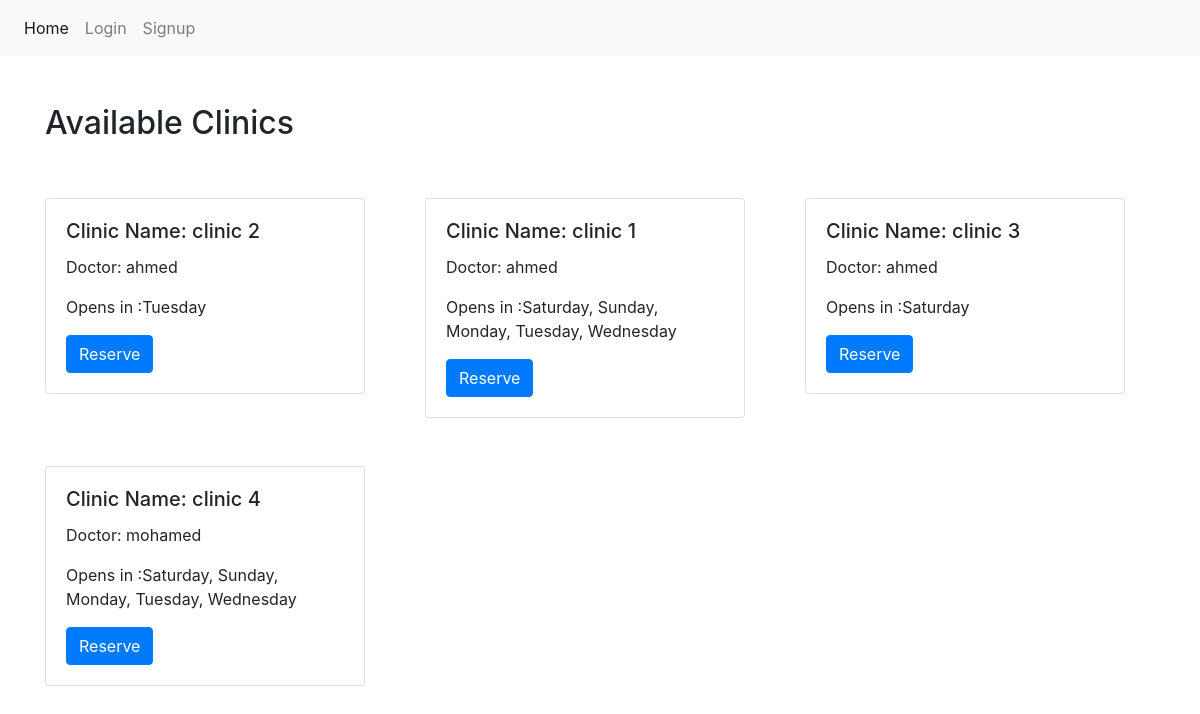
The page / on the database its author committed.
### doctors/models.py (models this page shows, shortened)
class Clinic(models.Model):
    doctor=models.ForeignKey(Profile,on_delete=models.CASCADE)
    name=models.CharField(max_length=50)
    price=models.PositiveIntegerField()
    days=MultiSelectField(choices=DAYS)
    start_time=models.TimeField(auto_now_add=False)
    end_time=models.TimeField(auto_now_add=False)

class Profile(models.Model):
    user=models.OneToOneField(User,on_delete=models.CASCADE)
    type=models.CharField(choices=TYPE,max_length=20)
    def __str__(self):
        return self.user.username

### doctors/views.py (the view)
# urls.py: path('', views.ClinicList.as_view(),name="home"),
def home(request):
    if request.user.is_authenticated and request.user.profile.type == "doctor":
        clinics=Clinic.objects.filter(doctor__user=request.user)
        reseravtions=None
    else:
        try:
            reseravtions=Reservation.objects.filter(patient=request.user)
        except:
            reseravtions=[]
        clinics=Clinic.objects.all()
    context={"clinics":clinics,"reseravtions":reseravtions}
    return render(request,"home.html",context)

### doctors/views.py (called while the page is built)
def type(request):
    if request.user.is_authenticated:
        try:
            profile=Profile.objects.get(user=request.user)
            if profile.type == "doctor":
                doctor=True
            else:
                doctor=False
        except:
            doctor=False
    else:
        doctor=False
    context={"doctor":doctor}
    return context

### templates/home.html (shortened to what this page needs)
{% extends 'base.html' %}
{% block content %}
<div class="container mt-5">
    {% if doctor %}
    <h2>My Clinics</h2>
    <div class="row">
        {% for i in clinics %}
        <div class="col col-lg-4 mt-5">
        <div class="card" style="width: 20rem;">
            <div class="card-body">
              <h5 class="card-title">Clinic Name: {{i.name}}</h5>
              <p class="card-text">Doctor: {{i.doctor}}</p>
              <p class="card-text">Opens in :{{i.days}}</p>
              <a href="{% url 'home:clinic_edit' id=i.id %}" class="btn btn-success">Edit</a>
              <a href="{% url 'home:clinic_delete' id=i.id %}" class="btn btn-danger">Delete</a>
            </div>
          </div>
        </div>
        {% endfor %}
</div>
{% else %}
<h2>Available Clinics</h2>
<div class="row">
  {% for i in clinics %}
  <div class="col col-lg-4 mt-5">
  <div class="card" style="width: 20rem;">
      <div class="card-body">
        <h5 class="card-title">Clinic Name: {{i.name}}</h5>
        <p class="card-text">Doctor: {{i.doctor}}</p>
        <p class="card-text">Opens in :{{i.days}}</p>
        <a href="{% url 'home:reserve' id=i.id %}" class="btn btn-primary">Reserve</a>
      </div>
    </div>
  </div>
  {% endfor %}
</div>
{% endif %}
</div>
{% endblock %}

### templates/base.html (shortened to what this page needs)
{% load static %}
<!DOCTYPE HTML>
<html lang ="en">
<head>
<link rel="stylesheet" href="https://maxcdn.bootstrapcdn.com/bootstrap/4.0.0/css/bootstrap.min.css"integrity="sha384-Gn5384xqQ1aoWXA+058RXPxPg6fy4IWvTNh0E263XmFcJlSAwiGgFAW/dAiS6JXm">
</head>
<body>
    <nav class="navbar navbar-expand-lg navbar-light bg-light">
        <div class="collapse navbar-collapse" id="navbarSupportedContent">
          <ul class="navbar-nav mr-auto">
            <li class="nav-item active">
              <a class="nav-link" href="{% url 'home:home' %}">Home <span class="sr-only">(current)</span></a>
            </li>
            {% if request.user.is_authenticated %}
            <li class="nav-item">
              <a class="nav-link" href="{% url 'home:signout' %}">Logout</a>
            </li>
            <li class="nav-item">
              <a class="nav-link" href="{% url 'home:home' %}">Hi ,{{request.user.first_name|title}} {{request.user.last_name|title}}</a>
            </li>
            {% else %}
            <li class="nav-item">
              <a class="nav-link" href="{% url 'home:login' %}">Login</a>
            </li>
            <li class="nav-item">
              <a class="nav-link" href="{% url 'home:signup' %}">Signup</a>
            </li>
            {% endif %}
          </ul>
        </div>
      </nav>
{% block content %}
{% endblock %}
</body>
<html>

### rows shown on the page
Clinic: name "clinic 2", doctor "ahmed", days "Tuesday"
Clinic: name "clinic 1", doctor "ahmed", days "Saturday, Sunday, Monday, Tuesday, Wednesday"
Clinic: name "clinic 3", doctor "ahmed", days "Saturday"
Clinic: name "clinic 4", doctor "mohamed", days "Saturday, Sunday, Monday, Tuesday, Wednesday"
